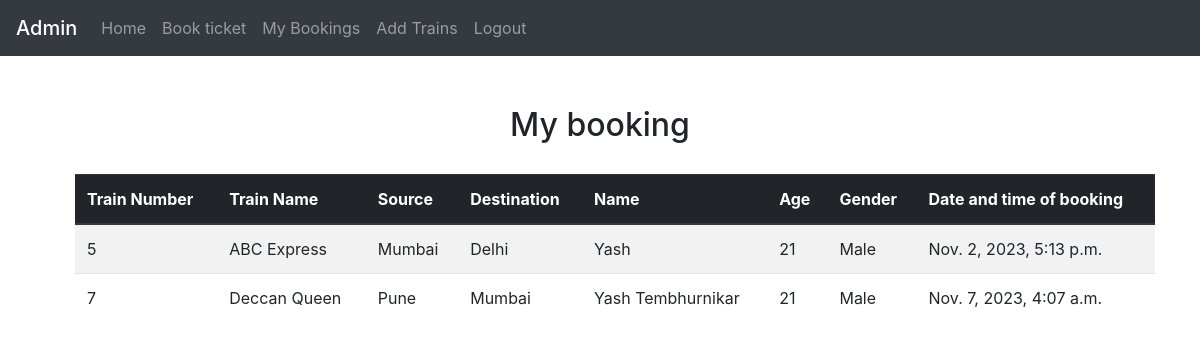
/reservation/mybooking/ (signed in), run on the app's committed database.
### reservation/models.py (models this page shows)
class person(models.Model):
    id = models.BigAutoField(primary_key=True)
    name=models.CharField(max_length=50)
    age=models.IntegerField()
    gender=models.CharField(max_length=50)
    email=models.EmailField(max_length=254)
    date_and_time_of_booking=models.DateTimeField(auto_now_add=True)
    train=models.ForeignKey('trains', on_delete=models.CASCADE)

class trains(models.Model):
    id = models.BigAutoField(primary_key=True)
    train_name=models.CharField(max_length=50)
    source=models.CharField(max_length=50)
    destination=models.CharField(max_length=50)
    time=models.TimeField(auto_now=False, auto_now_add=False)
    price=models.FloatField(default=120)
    seats_available=models.IntegerField()

### reservation/views.py (the view)
# urls.py: path('mybooking/',views.mybooking,name="mybooking"),
def mybooking(request):
    if request.user.is_authenticated:
        p = person.objects.filter(email=request.user.email)
        return render(request, './mybooking.html', {'persons': p})
    else:
        return render(request, './error.html', {'msg': "User not authenticated"})

### reservation/templates/mybooking.html
{% extends "./base.html" %}
{% block content %}
<div style="margin-top: 50px;">
    <center><h2> My booking </h2></center>
    <table class="table table-striped" style="width: 90%;margin-left:75px ;margin-top: 30px;">
        <thead class="thead-dark">
            <tr>
                <th scope="col">Train Number</th>
                <th scope="col">Train Name</th>
                <th scope="col">Source</th>
                <th scope="col">Destination</th>
                <th scope="col">Name</th>
                <th scope="col">Age</th>
                <th scope="col">Gender</th>
                <th scope="col">Date and time of booking</th>
            </tr>
        </thead>
        <tbody>
            {%for p in persons%}
            <tr>
                <td>{{p.train.pk}}</td>
                <td>{{p.train.train_name}}</td>
                <td>{{p.train.source}}</td>
                <td>{{p.train.destination}}</td>
                <td>{{p.name}}</td>
                <td>{{p.age}}</td>
                <td>{{p.gender}}</td>
                <td>{{p.date_and_time_of_booking}}</td>
            </tr>
            {% endfor %}
        </tbody>
    </table>
</div>
{% endblock %}

### reservation/templates/base.html (shortened to what this page needs)
<!doctype html>
<html lang="en">
<head>
    <link rel="stylesheet" href="https://stackpath.bootstrapcdn.com/bootstrap/4.1.3/css/bootstrap.min.css"
>
    <nav class="navbar navbar-expand-lg navbar-dark bg-dark">
        <ul class="navbar-nav">
            {% if request.user.is_superuser %}
            <span class="navbar-brand mb-0 h1">Admin</span>
            {% else %}
            <span class="navbar-brand mb-0 h1">{{request.user.username}}</span>
            {% endif %}
            <li class="nav-item">
                <a class="nav-link" href="http://127.0.0.1:8000/reservation/">Home</a>
            </li>
            <li class="nav-item">
                <a class="nav-link" href="http://127.0.0.1:8000/reservation/bookform/">Book ticket</a>
            </li>
            <li class="nav-item">
                <a class="nav-link" href="http://127.0.0.1:8000/reservation/mybooking/">My Bookings</a>
            </li>
            <li class="nav-item">
                <a class="nav-link" href="http://127.0.0.1:8000/reservation/trainform/">Add Trains</a>
            </li>
            {% if request.user.is_authenticated %}
            <li class="nav-item">
                <a class="nav-link" href="http://127.0.0.1:8000/reservation/logout/">Logout</a>
            </li>
            {% endif %}
        </ul>
    </nav>
</head>
{% block content %}
{% endblock %}
</html>

### data on the page
person: train.pk "5", train.train_name "ABC Express", train.source "Mumbai", train.destination "Delhi", name "Yash", age "21", gender "Male", date_and_time_of_booking "Nov. 2, 2023, 5:13 p.m."
person: train.pk "7", train.train_name "Deccan Queen", train.source "Pune", train.destination "Mumbai", name "Yash Tembhurnikar", age "21", gender "Male", date_and_time_of_booking "Nov. 7, 2023, 4:07 a.m."
